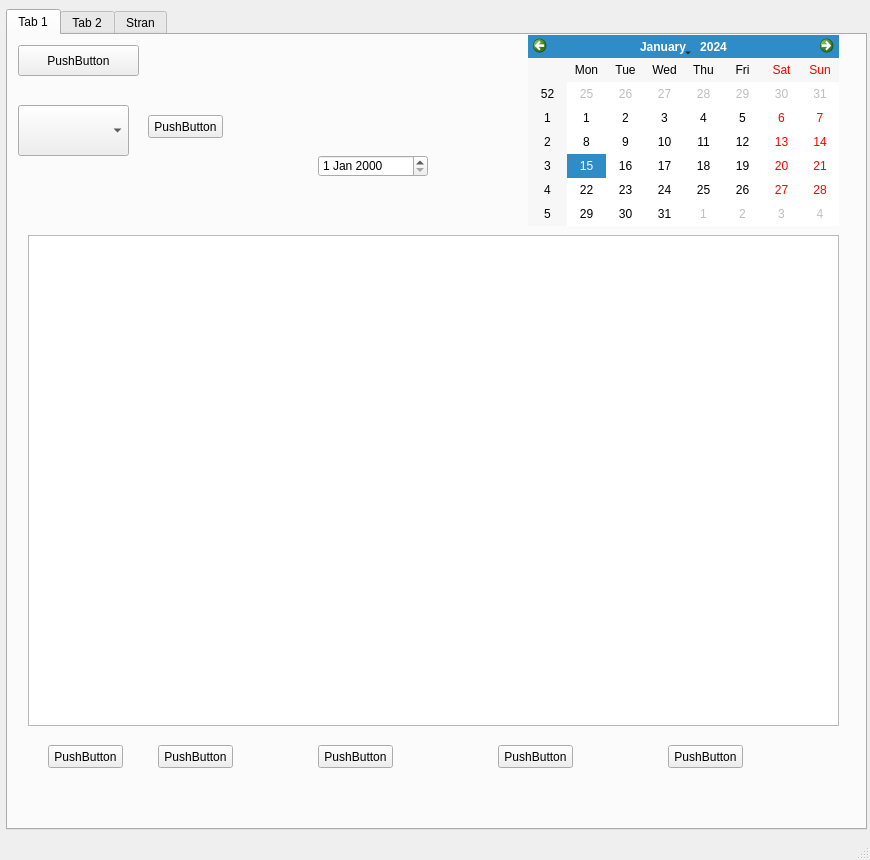
<?xml version="1.0" encoding="UTF-8"?>
<ui version="4.0">
 <class>MainWindow</class>
 <widget class="QMainWindow" name="MainWindow">
  <property name="geometry">
   <rect>
    <x>0</x>
    <y>0</y>
    <width>870</width>
    <height>860</height>
   </rect>
  </property>
  <property name="windowTitle">
   <string>MainWindow</string>
  </property>
  <widget class="QWidget" name="centralwidget">
   <widget class="QTabWidget" name="tabWidget">
    <property name="geometry">
     <rect>
      <x>6</x>
      <y>9</y>
      <width>861</width>
      <height>821</height>
     </rect>
    </property>
    <property name="currentIndex">
     <number>0</number>
    </property>
    <widget class="QWidget" name="tab">
     <attribute name="title">
      <string>Tab 1</string>
     </attribute>
     <widget class="QPushButton" name="pushButtonGetAll">
      <property name="geometry">
       <rect>
        <x>10</x>
        <y>10</y>
        <width>121</width>
        <height>31</height>
       </rect>
      </property>
      <property name="text">
       <string>PushButton</string>
      </property>
     </widget>
     <widget class="QTableWidget" name="tableWidget">
      <property name="geometry">
       <rect>
        <x>20</x>
        <y>200</y>
        <width>811</width>
        <height>491</height>
       </rect>
      </property>
     </widget>
     <widget class="QDateEdit" name="dateEdit">
      <property name="geometry">
       <rect>
        <x>310</x>
        <y>120</y>
        <width>110</width>
        <height>22</height>
       </rect>
      </property>
     </widget>
     <widget class="QCalendarWidget" name="calendarWidget">
      <property name="geometry">
       <rect>
        <x>520</x>
        <y>0</y>
        <width>311</width>
        <height>191</height>
       </rect>
      </property>
     </widget>
     <widget class="QPushButton" name="pushButton">
      <property name="geometry">
       <rect>
        <x>40</x>
        <y>710</y>
        <width>75</width>
        <height>23</height>
       </rect>
      </property>
      <property name="text">
       <string>PushButton</string>
      </property>
     </widget>
     <widget class="QPushButton" name="pushButton_2">
      <property name="geometry">
       <rect>
        <x>150</x>
        <y>710</y>
        <width>75</width>
        <height>23</height>
       </rect>
      </property>
      <property name="text">
       <string>PushButton</string>
      </property>
     </widget>
     <widget class="QPushButton" name="pushButton_3">
      <property name="geometry">
       <rect>
        <x>310</x>
        <y>710</y>
        <width>75</width>
        <height>23</height>
       </rect>
      </property>
      <property name="text">
       <string>PushButton</string>
      </property>
     </widget>
     <widget class="QPushButton" name="pushButton_4">
      <property name="geometry">
       <rect>
        <x>490</x>
        <y>710</y>
        <width>75</width>
        <height>23</height>
       </rect>
      </property>
      <property name="text">
       <string>PushButton</string>
      </property>
     </widget>
     <widget class="QPushButton" name="pushButton_5">
      <property name="geometry">
       <rect>
        <x>660</x>
        <y>710</y>
        <width>75</width>
        <height>23</height>
       </rect>
      </property>
      <property name="text">
       <string>PushButton</string>
      </property>
     </widget>
     <widget class="QComboBox" name="comboBoxZaposleni">
      <property name="geometry">
       <rect>
        <x>10</x>
        <y>70</y>
        <width>111</width>
        <height>51</height>
       </rect>
      </property>
     </widget>
     <widget class="QPushButton" name="pushButtonIskanje">
      <property name="geometry">
       <rect>
        <x>140</x>
        <y>80</y>
        <width>75</width>
        <height>23</height>
       </rect>
      </property>
      <property name="text">
       <string>PushButton</string>
      </property>
     </widget>
    </widget>
    <widget class="QWidget" name="tab_2">
     <attribute name="title">
      <string>Tab 2</string>
     </attribute>
    </widget>
    <widget class="QWidget" name="tab_3">
     <attribute name="title">
      <string>Stran</string>
     </attribute>
    </widget>
   </widget>
  </widget>
  <widget class="QMenuBar" name="menubar">
   <property name="geometry">
    <rect>
     <x>0</x>
     <y>0</y>
     <width>870</width>
     <height>21</height>
    </rect>
   </property>
  </widget>
  <widget class="QStatusBar" name="statusbar"/>
 </widget>
 <resources/>
 <connections/>
</ui>
